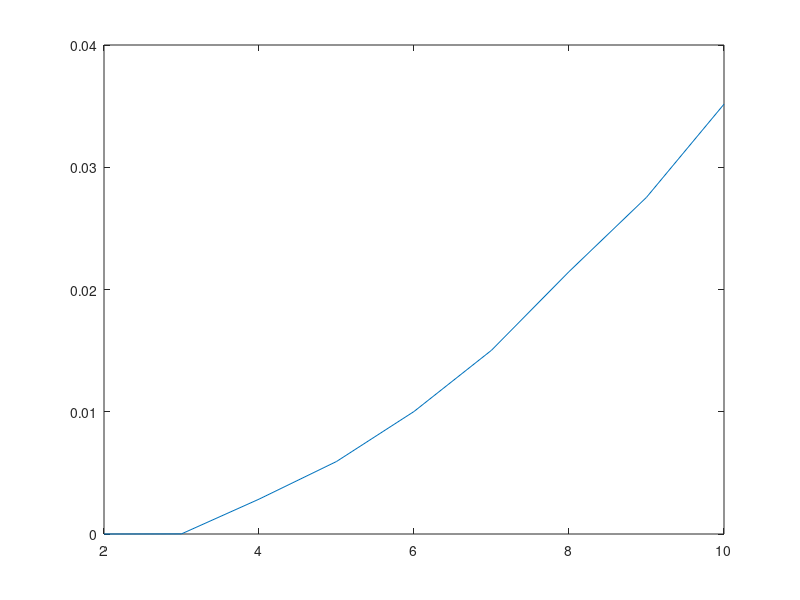
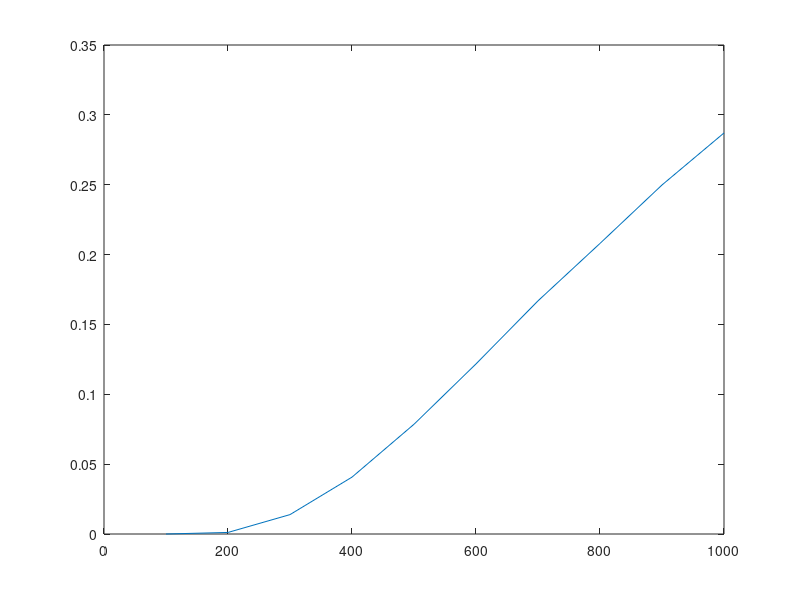

Source code (MATLAB) for these figures, in order:
N = 1e5;

%a)
T = 1000;
num_keys = 10;

hash_positions = randi(T, num_keys, N);
collisions = sum(diff(sort(hash_positions, 1), 1, 1) == 0) >= 1;
probSimulacaoA = sum(collisions)/N;

disp(probSimulacaoA);

%b)
probSimulacaoB = zeros(1, 9);
for i=2:9
    hash_positions = randi(T, i, N);
    collisions = sum(diff(sort(hash_positions, 1), 1, 1) == 0) >= 1;
    probSimulacaoB(1, i) = sum(collisions)/N;
end
figure(1);
plot(2:10, probSimulacaoB);

%c)
num_keys = 50;
probSimulacaoC = zeros(1, 10);
T = 100:100:1000;

for i=1:10
    hash_positions = randi(T(1, i), num_keys, N);
    no_collisions = sum(diff(sort(hash_positions, 1), 1, 1) == 0) == 0;
    probSimulacaoC(1, i) = sum(no_collisions)/N;
end
figure(2);
plot(T, probSimulacaoC);



